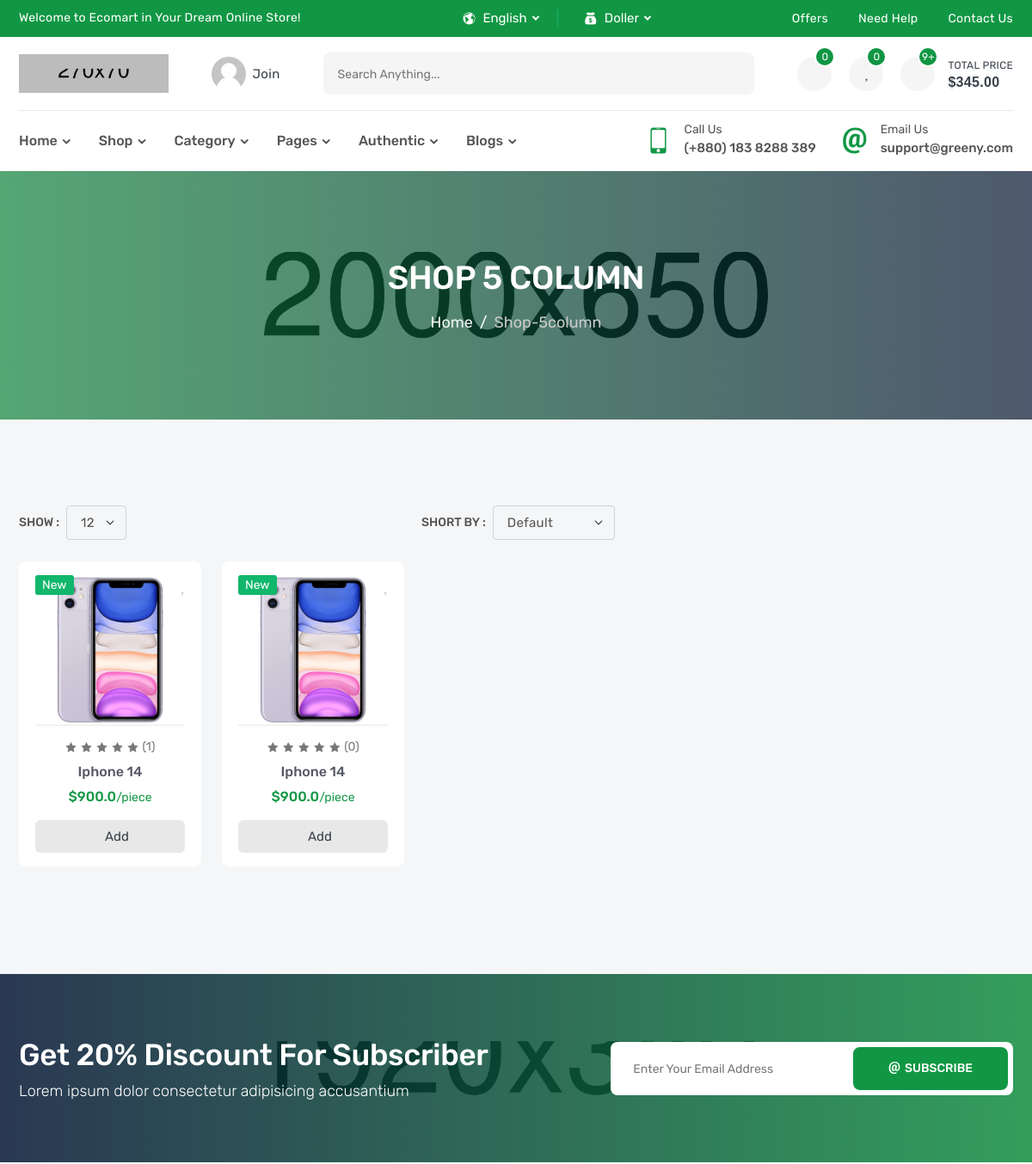
Before: /products/ (upper part) with the older database file.
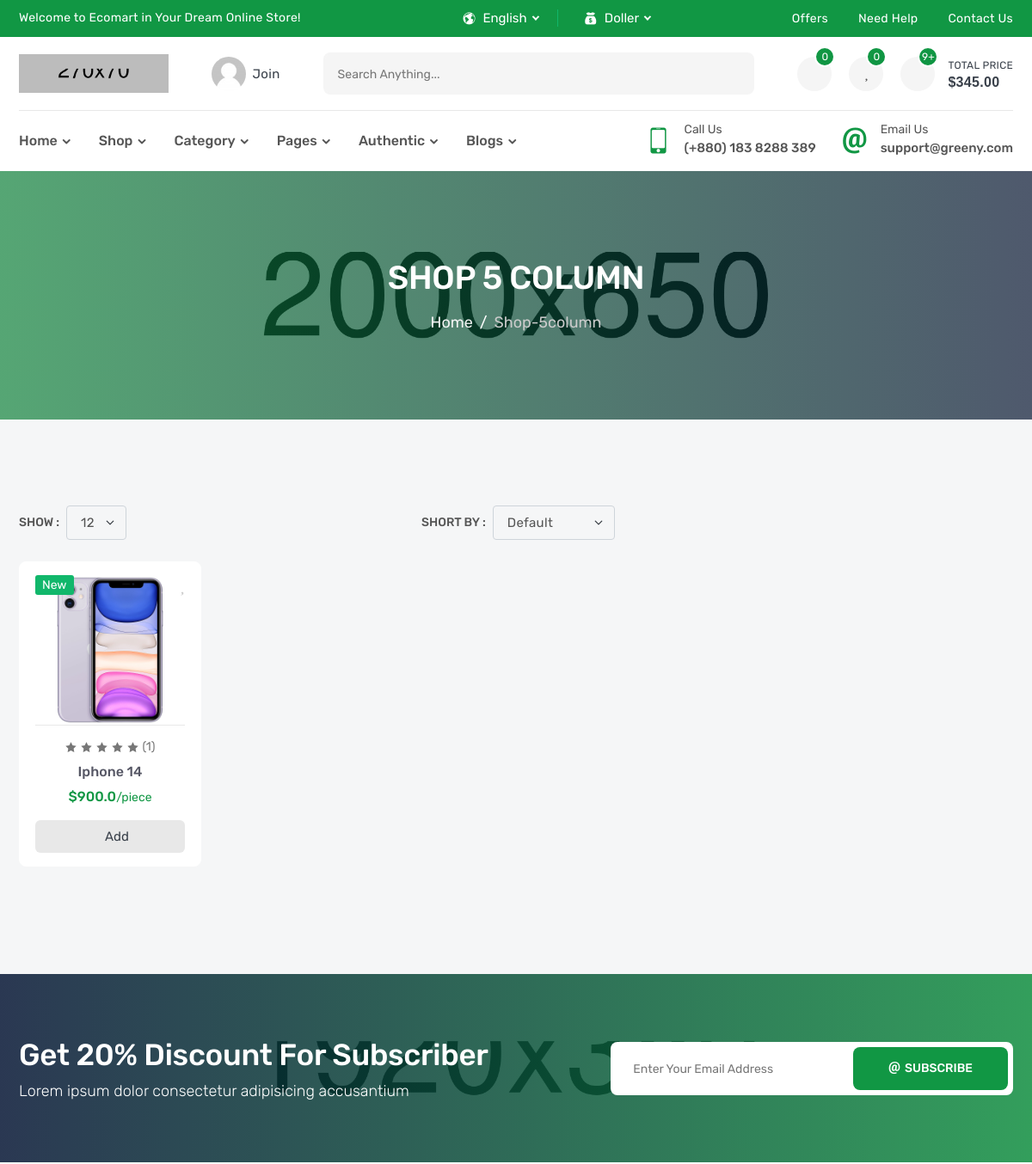
After: the same page with the newer database file.
### products/models.py (models this page shows, shortened)
class Product(models.Model):
    name = models.CharField(_('Name'),max_length=120)
    description = models.TextField(_('description'),max_length=30000)
    sku = models.IntegerField(_('sku'))
    price = models.FloatField(_('price'))
    subtitle = models.TextField(_('subtitle'),max_length=600)
    image = models.ImageField(_('image'),upload_to='product')
    brand = models.ForeignKey('Brand' ,verbose_name=_('brand'), on_delete=models.CASCADE,related_name='product_brand')
    flag = models.CharField(_('flag'),max_length=20,choices=FLAG_TYPES)
    tags = TaggableManager()
    slug = models.SlugField(null=True,blank=True)
    def __str__(self):
        return self.name

class Review(models.Model):
    user = models.ForeignKey(User,verbose_name=_('user'),related_name='user_review',on_delete=models.SET_NULL,null=True,blank=True)
    product = models.ForeignKey(Product,verbose_name=_('product'),related_name='product_review',on_delete=models.SET_NULL,null=True,blank=True)
    review = models.TextField(_('review'),max_length=500)
    rate = models.IntegerField(_('rate'),validators=[MaxValueValidator(5),MinValueValidator(0)])
    create_date = models.DateTimeField(_('create date'),default=timezone.now)

### products/views.py (the view)
# urls.py: path('',ProductList.as_view(),name='product_List'),
class ProductList(generic.ListView):
    model = Product

### products/templates/products/product_list.html (shortened to what the changed rows need)
{% extends 'base.html'  %}
{% block body %}
        <section class="inner-section single-banner" style="background: url(images/single-banner.jpg) no-repeat center;">
            <div class="container">
                <h2>Shop 5 Column</h2>
            </div>
        </section>
        <section class="inner-section shop-part">
            <div class="container">
                <div class="row row-cols-2 row-cols-md-3 row-cols-lg-3 row-cols-xl-5">
                    {% for product in object_list %}
                    <div class="col">
                        <div class="product-card">
                            <div class="product-media">
                                <div class="product-label">
                                    <label class="label-text new">{{product.flag}}</label>
                                </div>
                                <button class="product-wish wish">
                                    <i class="fas fa-heart"></i>
                                </button>
                                <a class="product-image" href="{% url 'products:product_detail' product.slug %}">
                                    <img src="{{product.image.url}}" alt="product">
                                </a>
                            </div>
                            <div class="product-content">
                                <div class="product-rating">
                                    <i class="icofont-star {% if product.get_avg_rate.avg > 0 %} active {% endif %}"></i>
                                    <i class="icofont-star {% if product.get_avg_rate.avg > 1 %} active {% endif %}"></i>
                                    <i class="icofont-star {% if product.get_avg_rate.avg > 2 %} active {% endif %}"></i>
                                    <i class="icofont-star {% if product.get_avg_rate.avg > 3 %} active {% endif %}"></i>
                                    <i class="icofont-star {% if product.get_avg_rate.avg > 4 %} active {% endif %}"></i>
                                    <a href="product-video.html">({{product.product_review.all|length}})</a>
                                </div>
                                <h6 class="product-name">
                                    <a href="{% url 'products:product_detail' product.slug %}">{{product}}</a>
                                </h6>
                                <h6 class="product-price">
                                    <span>${{product.price}}<small>/piece</small></span>
                                </h6>
                                <button class="product-add" title="Add to Cart">
                                    <i class="fas fa-shopping-basket"></i>
                                    <span>add</span>
                                </button>
                            </div>
                        </div>
                    </div>
                    {% endfor %}
                </div>
            </div>
        </section>
        {% endblock body %}

Changed rows visible on the page:
removed Product: flag "New", image (picture), product_review.all|length "0", name "Iphone 14", price "900.0"
